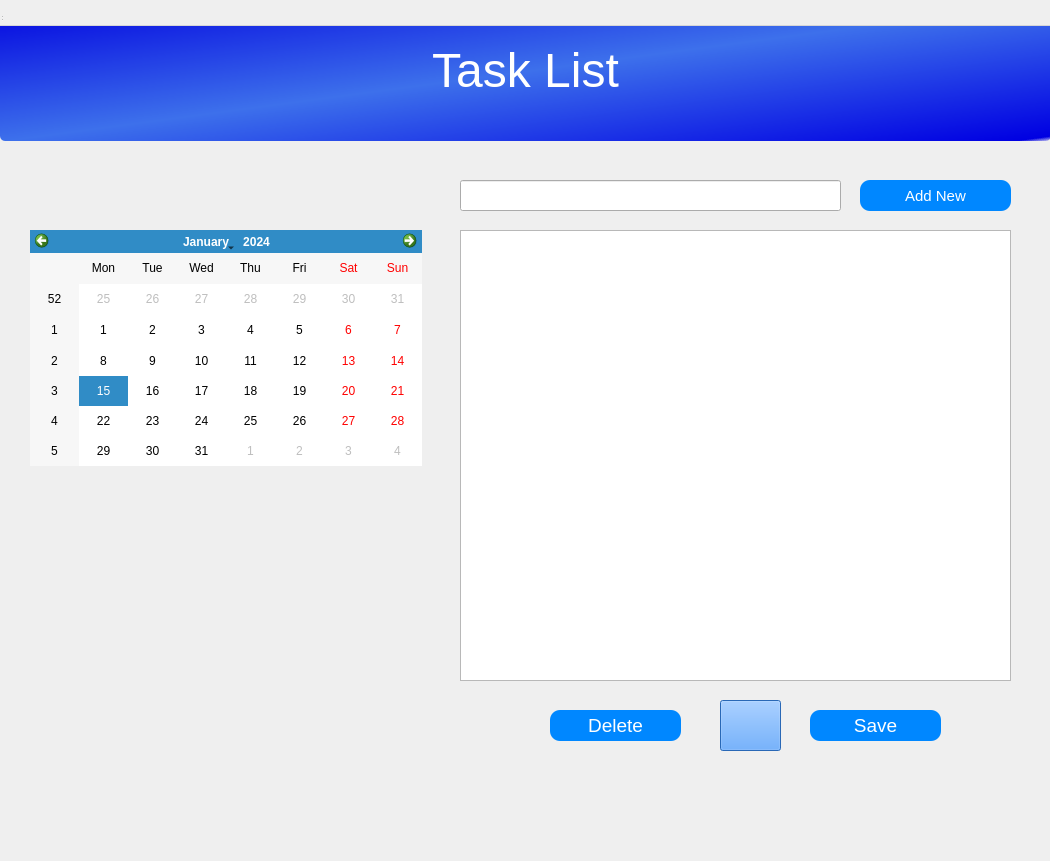
<?xml version="1.0" encoding="UTF-8"?>
<ui version="4.0">
 <class>MainWindow</class>
 <widget class="QWidget" name="MainWindow">
  <property name="geometry">
   <rect>
    <x>0</x>
    <y>0</y>
    <width>1050</width>
    <height>861</height>
   </rect>
  </property>
  <property name="windowTitle">
   <string>MainWindow</string>
  </property>
  <property name="styleSheet">
   <string notr="true"/>
  </property>
  <widget class="QWidget" name="centralwidget">
   <widget class="QListWidget" name="listWidget">
    <property name="geometry">
     <rect>
      <x>460</x>
      <y>230</y>
      <width>551</width>
      <height>451</height>
     </rect>
    </property>
    <property name="styleSheet">
     <string notr="true">font-size: 14pt;</string>
    </property>
   </widget>
   <widget class="QPushButton" name="saveButton">
    <property name="geometry">
     <rect>
      <x>810</x>
      <y>710</y>
      <width>131</width>
      <height>31</height>
     </rect>
    </property>
    <property name="styleSheet">
     <string notr="true">background-color :rgb(0, 135, 255);
font: 14pt;
border-radius : 10px;
color: rgb(255, 170, 0);
color: rgb(255, 255, 255);
</string>
    </property>
    <property name="text">
     <string>Save</string>
    </property>
   </widget>
   <widget class="QPushButton" name="addButton">
    <property name="geometry">
     <rect>
      <x>860</x>
      <y>180</y>
      <width>151</width>
      <height>31</height>
     </rect>
    </property>
    <property name="styleSheet">
     <string notr="true">background-color :rgb(0, 135, 255);
font: 11.5pt;
border-radius : 10px;
color: rgb(255, 170, 0);
color: rgb(255, 255, 255);
</string>
    </property>
    <property name="text">
     <string>Add New</string>
    </property>
   </widget>
   <widget class="QPushButton" name="deleteButton">
    <property name="geometry">
     <rect>
      <x>550</x>
      <y>710</y>
      <width>131</width>
      <height>31</height>
     </rect>
    </property>
    <property name="styleSheet">
     <string notr="true">background-color :rgb(0, 135, 255);
font: 14pt;
border-radius : 10px;
color: rgb(255, 170, 0);
color: rgb(255, 255, 255);
</string>
    </property>
    <property name="text">
     <string>Delete</string>
    </property>
   </widget>
   <widget class="QLabel" name="label">
    <property name="geometry">
     <rect>
      <x>0</x>
      <y>0</y>
      <width>1051</width>
      <height>141</height>
     </rect>
    </property>
    <property name="styleSheet">
     <string notr="true">background-color: qconicalgradient(cx:0, cy:0, angle:135, stop:0 rgba(255, 255, 0, 69), stop:0.375 rgba(255, 255, 0, 69), stop:0.423533 rgba(251, 255, 0, 145), stop:0.45 rgba(247, 255, 0, 208), stop:0.477581 rgba(255, 244, 71, 130), stop:0.518717 rgba(255, 218, 71, 130), stop:0.55 rgba(255, 255, 0, 255), stop:0.57754 rgba(255, 203, 0, 130), stop:0.625 rgba(255, 255, 0, 69), stop:1 rgba(255, 255, 0, 69));
background-color: qlineargradient(spread:reflect, x1:0, y1:0, x2:1, y2:1, stop:0 rgba(0, 0, 223, 255), stop:0.502488 rgba(61, 112, 235, 255), stop:0.98 rgba(0, 0, 226, 255), stop:1 rgba(0, 0, 0, 0));
color: rgb(255, 255, 255);
border-radius : 5px;</string>
    </property>
    <property name="text">
     <string>&lt;html&gt;&lt;head/&gt;&lt;body&gt;&lt;p align=&quot;center&quot;&gt;&lt;padding-top = &quot;5pt&quot;&gt;&lt;span style=&quot; font-size:36pt;&quot;&gt;Task List&lt;/span&gt;&lt;/p&gt;&lt;/body&gt;&lt;/html&gt;</string>
    </property>
   </widget>
   <widget class="QCalendarWidget" name="calendarWidget">
    <property name="geometry">
     <rect>
      <x>30</x>
      <y>230</y>
      <width>392</width>
      <height>236</height>
     </rect>
    </property>
   </widget>
   <widget class="QPushButton" name="listenButton">
    <property name="geometry">
     <rect>
      <x>720</x>
      <y>700</y>
      <width>61</width>
      <height>51</height>
     </rect>
    </property>
    <property name="styleSheet">
     <string notr="true">image: url(:/newPrefix/microphone.png);
background-color: rgb(85, 170, 255);
font: 12pt;


color: rgb(255, 255, 255);
background-color: rgb(57, 146, 255);
</string>
    </property>
    <property name="text">
     <string/>
    </property>
   </widget>
   <widget class="QLineEdit" name="taskLineEdit">
    <property name="geometry">
     <rect>
      <x>460</x>
      <y>180</y>
      <width>381</width>
      <height>31</height>
     </rect>
    </property>
    <property name="styleSheet">
     <string notr="true">font-size :14pt;</string>
    </property>
   </widget>
   <zorder>listWidget</zorder>
   <zorder>addButton</zorder>
   <zorder>saveButton</zorder>
   <zorder>pushButton_3</zorder>
   <zorder>label</zorder>
   <zorder>calendarWidget</zorder>
   <zorder>listenButton</zorder>
   <zorder>taskLineEdit</zorder>
  </widget>
  <widget class="QMenuBar" name="menubar">
   <property name="geometry">
    <rect>
     <x>0</x>
     <y>0</y>
     <width>1050</width>
     <height>26</height>
    </rect>
   </property>
  </widget>
  <widget class="QStatusBar" name="statusbar"/>
 </widget>
 <resources>
  <include location="icons.qrc"/>
 </resources>
 <connections/>
</ui>
